Frame 1 (no input): blank canvas, image omitted
Frame 60 (the mouse pressed at the canvas centre just before this capture): blank canvas, image omitted
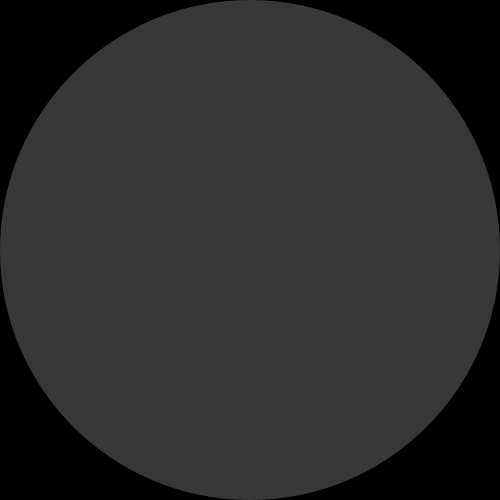
Frame 120 (the mouse held since frame 60 and released just before this capture)

The Processing sketch whose frames 1 and 60 were blank and that drew this single picture after the mouse press (run headless with seeded random() and noise(); from frame 60 on, the mouse is pressed at the canvas centre):

// Processing sketch: processing_136081
// ── processing_136081.pde

// Hallo, die Kreise sollten eigentlich "bouncen" und zwar in spiegelverkehrter Richtung der Maus...

float easing = 0.05;
float x;
float y;
void setup(){
  size(500,500);
  background(0);
  
}

void draw(){
  variableEllipse(mouseX, mouseY, pmouseX, pmouseY);
  
}
//void kreuz(int x, int y){
 //line(x,y, x+10, y);
  //line(x,y,x,y+10);
 // line(x, y, x-10, y);
 // line(x, y, x, y-10);
//}

void variableEllipse(int x, int y, int px, int py) {
  noStroke();
  float speed = abs(x-px) + abs(y-py);
  fill(55);
  
  float targetX = mouseX;
  float dx = targetX - x;
  if(abs(dx) > 1) {
    x += dx * easing;
  }
  
  float targetY = mouseY;
  float dy = targetY - y;
  if(abs(dy) > 1) {
    y += dy * easing;
  }
  
 ellipse(x, y, speed, speed);
}

 
  
